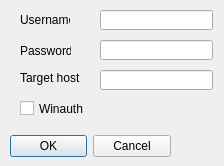
<?xml version="1.0" encoding="UTF-8"?>
<ui version="4.0">
 <class>AuthDialog</class>
 <widget class="QDialog" name="AuthDialog">
  <property name="geometry">
   <rect>
    <x>0</x>
    <y>0</y>
    <width>224</width>
    <height>166</height>
   </rect>
  </property>
  <property name="windowTitle">
   <string>Auth engine</string>
  </property>
  <widget class="QDialogButtonBox" name="buttonBox">
   <property name="geometry">
    <rect>
     <x>10</x>
     <y>130</y>
     <width>161</width>
     <height>32</height>
    </rect>
   </property>
   <property name="orientation">
    <enum>Qt::Horizontal</enum>
   </property>
   <property name="standardButtons">
    <set>QDialogButtonBox::Cancel|QDialogButtonBox::Ok</set>
   </property>
  </widget>
  <widget class="QLabel" name="username">
   <property name="geometry">
    <rect>
     <x>20</x>
     <y>10</y>
     <width>50</width>
     <height>20</height>
    </rect>
   </property>
   <property name="text">
    <string>Username</string>
   </property>
  </widget>
  <widget class="QLabel" name="password">
   <property name="geometry">
    <rect>
     <x>20</x>
     <y>40</y>
     <width>51</width>
     <height>21</height>
    </rect>
   </property>
   <property name="text">
    <string>Password</string>
   </property>
  </widget>
  <widget class="QLabel" name="host">
   <property name="geometry">
    <rect>
     <x>20</x>
     <y>70</y>
     <width>61</width>
     <height>16</height>
    </rect>
   </property>
   <property name="text">
    <string>Target host</string>
   </property>
  </widget>
  <widget class="QLabel" name="winauth">
   <property name="geometry">
    <rect>
     <x>20</x>
     <y>100</y>
     <width>47</width>
     <height>13</height>
    </rect>
   </property>
   <property name="text">
    <string/>
   </property>
  </widget>
  <widget class="QCheckBox" name="use_winauth">
   <property name="geometry">
    <rect>
     <x>20</x>
     <y>100</y>
     <width>70</width>
     <height>17</height>
    </rect>
   </property>
   <property name="text">
    <string>Winauth</string>
   </property>
  </widget>
  <widget class="QLineEdit" name="username_input">
   <property name="geometry">
    <rect>
     <x>100</x>
     <y>10</y>
     <width>113</width>
     <height>20</height>
    </rect>
   </property>
  </widget>
  <widget class="QLineEdit" name="host_input">
   <property name="geometry">
    <rect>
     <x>100</x>
     <y>70</y>
     <width>113</width>
     <height>20</height>
    </rect>
   </property>
  </widget>
  <widget class="QLineEdit" name="password_input">
   <property name="geometry">
    <rect>
     <x>100</x>
     <y>40</y>
     <width>113</width>
     <height>20</height>
    </rect>
   </property>
  </widget>
 </widget>
 <resources/>
 <connections>
  <connection>
   <sender>buttonBox</sender>
   <signal>accepted()</signal>
   <receiver>AuthDialog</receiver>
   <slot>accept()</slot>
   <hints>
    <hint type="sourcelabel">
     <x>248</x>
     <y>254</y>
    </hint>
    <hint type="destinationlabel">
     <x>157</x>
     <y>274</y>
    </hint>
   </hints>
  </connection>
  <connection>
   <sender>buttonBox</sender>
   <signal>rejected()</signal>
   <receiver>AuthDialog</receiver>
   <slot>reject()</slot>
   <hints>
    <hint type="sourcelabel">
     <x>316</x>
     <y>260</y>
    </hint>
    <hint type="destinationlabel">
     <x>286</x>
     <y>274</y>
    </hint>
   </hints>
  </connection>
 </connections>
</ui>
